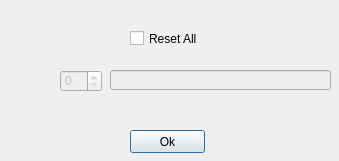
<?xml version="1.0" encoding="UTF-8"?>
<ui version="4.0">
 <class>resetGlobalVariables</class>
 <widget class="QDialog" name="resetGlobalVariables">
  <property name="geometry">
   <rect>
    <x>0</x>
    <y>0</y>
    <width>339</width>
    <height>161</height>
   </rect>
  </property>
  <property name="sizePolicy">
   <sizepolicy hsizetype="Fixed" vsizetype="Fixed">
    <horstretch>0</horstretch>
    <verstretch>0</verstretch>
   </sizepolicy>
  </property>
  <property name="windowTitle">
   <string>Reset Global Variable</string>
  </property>
  <property name="windowIcon">
   <iconset resource="../icons.qrc">
    <normaloff>:/nuts.ico</normaloff>:/nuts.ico</iconset>
  </property>
  <widget class="QPushButton" name="okButton">
   <property name="geometry">
    <rect>
     <x>130</x>
     <y>130</y>
     <width>75</width>
     <height>23</height>
    </rect>
   </property>
   <property name="text">
    <string>Ok</string>
   </property>
  </widget>
  <widget class="QCheckBox" name="resetAll">
   <property name="geometry">
    <rect>
     <x>130</x>
     <y>30</y>
     <width>70</width>
     <height>17</height>
    </rect>
   </property>
   <property name="text">
    <string>Reset All</string>
   </property>
  </widget>
  <widget class="QSpinBox" name="globalVarIdx">
   <property name="enabled">
    <bool>false</bool>
   </property>
   <property name="geometry">
    <rect>
     <x>60</x>
     <y>70</y>
     <width>42</width>
     <height>22</height>
    </rect>
   </property>
  </widget>
  <widget class="QLineEdit" name="globalVar">
   <property name="enabled">
    <bool>false</bool>
   </property>
   <property name="geometry">
    <rect>
     <x>110</x>
     <y>70</y>
     <width>221</width>
     <height>20</height>
    </rect>
   </property>
   <property name="sizePolicy">
    <sizepolicy hsizetype="Fixed" vsizetype="Fixed">
     <horstretch>0</horstretch>
     <verstretch>0</verstretch>
    </sizepolicy>
   </property>
   <property name="readOnly">
    <bool>true</bool>
   </property>
  </widget>
 </widget>
 <resources>
  <include location="../icons.qrc"/>
 </resources>
 <connections/>
</ui>
